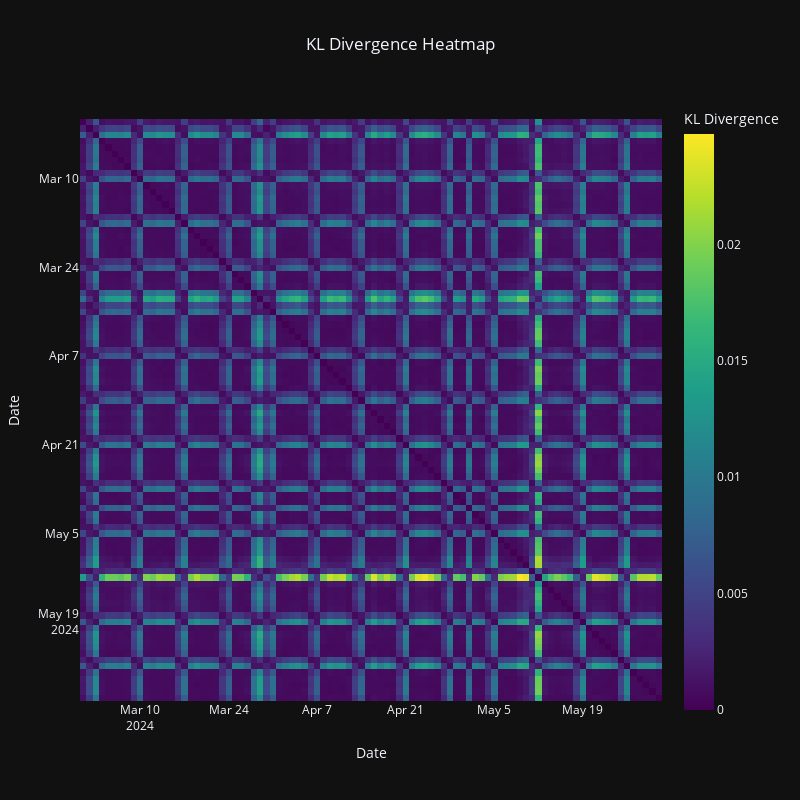

Notebook code cell kept with this figure:
### Code cell
kl_df = pd.DataFrame(columns=df['created_date_order_part'].unique(), index=df['created_date_order_part'].unique())
for dist1 in df['created_date_order_part'].unique():
    dist1_df = df[df['created_date_order_part'] == dist1]
    dist1_kl = []
    for dist2 in df['created_date_order_part'].unique():
        dist2_df = df[df['created_date_order_part'] == dist2]
        dist1_kl = dist1_kl + [sum(kl_div(dist1_df['normalized_frequency'][:min(len(dist1_df), len(dist2_df))].reset_index(drop=True), 
                                          dist2_df['normalized_frequency'][:min(len(dist1_df), len(dist2_df))].reset_index(drop=True)))]
    kl_df.loc[dist1] = dist1_kl
   
kl_df = kl_df.astype(float)

fig = px.imshow(kl_df,
                labels={'x': 'Date', 'y': 'Date', 'color': 'KL Divergence'},
                x=kl_df.columns,
                y=kl_df.index,
                color_continuous_scale='Viridis',
                title='KL Divergence Heatmap')

fig.update_layout(
    width=800,  
    height=800,  
    title={'x': 0.5, 'xanchor': 'center'})
fig.show()
fig.write_image(path+"/images/fig3.svg")

### Figure 1 — Plotly figure (JSON) as saved in the notebook; plotly's stock layout.template omitted (floating-point values rounded to 4 significant figures; data arrays with more than 128 entries replaced by an {"elided": "..."} marker saying what was removed)
{"data": [{"coloraxis": "coloraxis", "name": "0", "x": ["2024-03-01", "2024-03-02", "2024-03-03", "2024-03-04", "2024-03-05", "2024-03-06", "2024-03-07", "2024-03-08", "2024-03-09", "2024-03-10", "2024-03-11", "2024-03-12", "2024-03-13", "2024-03-14", "2024-03-15", "2024-03-16", "2024-03-17", "2024-03-18", "2024-03-19", "2024-03-20", "2024-03-21", "2024-03-22", "2024-03-23", "2024-03-24", "2024-03-25", "2024-03-26", "2024-03-27", "2024-03-28", "2024-03-29", "2024-03-30", "2024-03-31", "2024-04-01", "2024-04-02", "2024-04-03", "2024-04-04", "2024-04-05", "2024-04-06", "2024-04-07", "2024-04-08", "2024-04-09", "2024-04-10", "2024-04-11", "2024-04-12", "2024-04-13", "2024-04-14", "2024-04-15", "2024-04-16", "2024-04-17", "2024-04-18", "2024-04-19", "2024-04-20", "2024-04-21", "2024-04-22", "2024-04-23", "2024-04-24", "2024-04-25", "2024-04-26", "2024-04-27", "2024-04-28", "2024-04-29", "2024-04-30", "2024-05-01", "2024-05-02", "2024-05-03", "2024-05-04", "2024-05-05", "2024-05-06", "2024-05-07", "2024-05-08", "2024-05-09", "2024-05-10", "2024-05-11", "2024-05-12", "2024-05-13", "2024-05-14", "2024-05-15", "2024-05-16", "2024-05-17", "2024-05-18", "2024-05-19", "2024-05-20", "2024-05-21", "2024-05-22", "2024-05-23", "2024-05-24", "2024-05-25", "2024-05-26", "2024-05-27", "2024-05-28", "2024-05-29", "2024-05-30", "2024-05-31"], "y": ["2024-03-01", "2024-03-02", "2024-03-03", "2024-03-04", "2024-03-05", "2024-03-06", "2024-03-07", "2024-03-08", "2024-03-09", "2024-03-10", "2024-03-11", "2024-03-12", "2024-03-13", "2024-03-14", "2024-03-15", "2024-03-16", "2024-03-17", "2024-03-18", "2024-03-19", "2024-03-20", "2024-03-21", "2024-03-22", "2024-03-23", "2024-03-24", "2024-03-25", "2024-03-26", "2024-03-27", "2024-03-28", "2024-03-29", "2024-03-30", "2024-03-31", "2024-04-01", "2024-04-02", "2024-04-03", "2024-04-04", "2024-04-05", "2024-04-06", "2024-04-07", "2024-04-08", "2024-04-09", "2024-04-10", "2024-04-11", "2024-04-12", "2024-04-13", "2024-04-14", "2024-04-15", "2024-04-16", "2024-04-17", "2024-04-18", "2024-04-19", "2024-04-20", "2024-04-21", "2024-04-22", "2024-04-23", "2024-04-24", "2024-04-25", "2024-04-26", "2024-04-27", "2024-04-28", "2024-04-29", "2024-04-30", "2024-05-01", "2024-05-02", "2024-05-03", "2024-05-04", "2024-05-05", "2024-05-06", "2024-05-07", "2024-05-08", "2024-05-09", "2024-05-10", "2024-05-11", "2024-05-12", "2024-05-13", "2024-05-14", "2024-05-15", "2024-05-16", "2024-05-17", "2024-05-18", "2024-05-19", "2024-05-20", "2024-05-21", "2024-05-22", "2024-05-23", "2024-05-24", "2024-05-25", "2024-05-26", "2024-05-27", "2024-05-28", "2024-05-29", "2024-05-30", "2024-05-31"], "z": {"elided": "92x92 float values"}, "type": "heatmap", "xaxis": "x", "yaxis": "y", "hovertemplate": "Date: %{x}<br>Date: %{y}<br>KL Divergence: %{z}<extra></extra>"}], "layout": {"xaxis": {"anchor": "y", "domain": [0.0, 1.0], "scaleanchor": "y", "constrain": "domain", "title": {"text": "Date"}}, "yaxis": {"anchor": "x", "domain": [0.0, 1.0], "autorange": "reversed", "constrain": "domain", "title": {"text": "Date"}}, "coloraxis": {"colorbar": {"title": {"text": "KL Divergence"}}, "colorscale": [[0.0, "#440154"], [0.1111, "#482878"], [0.2222, "#3e4989"], [0.3333, "#31688e"], [0.4444, "#26828e"], [0.5556, "#1f9e89"], [0.6667, "#35b779"], [0.7778, "#6ece58"], [0.8889, "#b5de2b"], [1.0, "#fde725"]]}, "title": {"text": "KL Divergence Heatmap", "x": 0.5, "xanchor": "center"}, "width": 800, "height": 800}}
